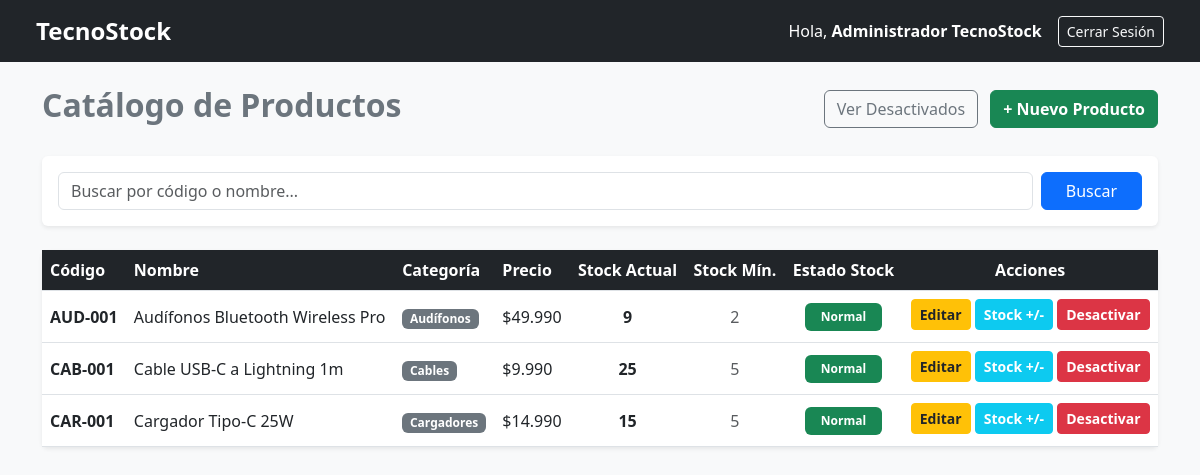
The app's page /productos.php (signed in) with its own data.
### tables this page shows
CREATE TABLE `productos` (
  `id_producto` int(11) NOT NULL,
  `codigo` varchar(50) NOT NULL,
  `nombre` varchar(150) NOT NULL,
  `descripcion` text DEFAULT NULL,
  `descripción` text DEFAULT NULL,
  `precio` decimal(10,2) NOT NULL,
  `stock_actual` int(11) NOT NULL DEFAULT 0,
  `stock_minimo` int(11) NOT NULL DEFAULT 0,
  `estado` tinyint(1) NOT NULL DEFAULT 1,
  `id_categoria` int(11) NOT NULL
);

CREATE TABLE `categoria` (
  `id_categoria` int(11) NOT NULL,
  `nombre` varchar(100) NOT NULL,
  `descripción` varchar(250) DEFAULT NULL,
  `estado` tinyint(1) NOT NULL DEFAULT 1
);

### productos.php (the view, shortened to what this page needs)
<?php
require_once 'conexion.php';
$busqueda = isset($_GET['buscar']) ? trim($_GET['buscar']) : '';
try {
    if (!empty($busqueda)) {
        $sql = "SELECT p.*, c.nombre AS categoria_nombre
                FROM productos p
                LEFT JOIN categoria c ON p.id_categoria = c.id_categoria
                WHERE (p.codigo LIKE :buscar1 OR p.nombre LIKE :buscar2)
                  AND p.estado = 1
                ORDER BY p.nombre ASC";
        $stmt = $pdo->prepare($sql);
        $stmt->execute([
            ':buscar1' => '%' . $busqueda . '%',
            ':buscar2' => '%' . $busqueda . '%'
        ]);
    } else {
        $sql = "SELECT p.*, c.nombre AS categoria_nombre
                FROM productos p
                LEFT JOIN categoria c ON p.id_categoria = c.id_categoria
                WHERE p.estado = 1
                ORDER BY p.nombre ASC";
        $stmt = $pdo->query($sql);
    }
    $productos = $stmt->fetchAll();
} catch (PDOException $e) {
    die("Error en la consulta: " . $e->getMessage());
}
?>
<!DOCTYPE html>
<html lang="es">
<head>
    <link href="https://cdn.jsdelivr.net/npm/bootstrap@5.3.0/dist/css/bootstrap.min.css" rel="stylesheet">
</head>
<body class="bg-light">
<nav class="navbar navbar-expand-lg navbar-dark bg-dark px-4 mb-4">
    <div class="container-fluid">
        <a class="navbar-brand" href="productos.php">TecnoStock</a>
        <div class="d-flex align-items-center">
            <span class="text-white me-3">
                Hola, <strong><?php echo htmlspecialchars($_SESSION['usuario_nombre'] ?? 'Administrador TecnoStock'); ?></strong>
            </span>
            <a href="logout.php" class="btn btn-outline-light btn-sm">Cerrar Sesión</a>
        </div>
    </div>
</nav>
<div class="container pb-5">
    <div class="d-flex justify-content-between align-items-center mb-4">
        <h2 class="fw-bold text-secondary">Catálogo de Productos</h2>
        <div>
            <a href="productos_inactivos.php" class="btn btn-outline-secondary me-2">Ver Desactivados</a>
            <a href="agregar_producto.php" class="btn btn-success fw-semibold">+ Nuevo Producto</a>
        </div>
    </div>
    <div class="card shadow-sm border-0 mb-4">
        <div class="card-body">
            <form action="productos.php" method="GET" class="row g-2">
                <div class="col">
                    <input type="text" name="buscar" class="form-control"
                           placeholder="Buscar por código o nombre..."
                           value="<?php echo htmlspecialchars($busqueda); ?>">
                </div>
                <div class="col-auto">
                    <button type="submit" class="btn btn-primary px-4">Buscar</button>
                </div>
            </form>
        </div>
    </div>
    <div class="card shadow-sm border-0">
        <div class="card-body p-0">
            <div class="table-responsive">
                <table class="table table-hover align-middle mb-0">
                    <thead class="table-dark-header">
                        <tr>
                            <th>Código</th>
                            <th>Nombre</th>
                            <th>Categoría</th>
                            <th>Precio</th>
                            <th class="text-center">Stock Actual</th>
                            <th class="text-center">Stock Mín.</th>
                            <th class="text-center">Estado Stock</th>
                            <th class="text-center">Acciones</th>
                        </tr>
                    </thead>
                    <tbody>
                        <?php if (empty($productos)): ?>
                            <tr>
                                <td colspan="8" class="text-center py-4 text-muted">
                                    No se encontraron productos registrados.
                                </td>
                            </tr>
                        <?php else: ?>
                            <?php foreach ($productos as $prod): ?>
                                <tr>
                                    <td><strong><?php echo htmlspecialchars($prod['codigo']); ?></strong></td>
                                    <td><?php echo htmlspecialchars($prod['nombre']); ?></td>
                                    <td>
                                        <span class="badge bg-secondary">
                                            <?php echo htmlspecialchars($prod['categoria_nombre'] ?? 'Sin Categoría'); ?>
                                        </span>
                                    </td>
                                    <td>$<?php echo number_format($prod['precio'], 0, ',', '.'); ?></td>
                                    <td class="text-center fw-bold"><?php echo $prod['stock_actual']; ?></td>
                                    <td class="text-center text-muted"><?php echo $prod['stock_minimo']; ?></td>
                                    <td class="text-center">
                                        <?php if ($prod['stock_actual'] < $prod['stock_minimo']): ?>
                                            <span class="badge bg-danger px-3 py-2">⚠️ Stock Bajo</span>
                                        <?php else: ?>
                                            <span class="badge bg-success px-3 py-2">Normal</span>
                                        <?php endif; ?>
                                    </td>
                                    <td class="text-center">
                                        <a href="editar_producto.php?id=<?php echo $prod['id_producto']; ?>"
                                           class="btn btn-sm btn-warning fw-semibold text-dark mb-1">
                                            Editar
                                        </a>
                                        <a href="movimiento.php?id=<?php echo $prod['id_producto']; ?>"
                                           class="btn btn-sm btn-info text-white fw-semibold mb-1">
                                            Stock +/-
                                        </a>
                                        <a href="desactivar_producto.php?id=<?php echo $prod['id_producto']; ?>"
                                           class="btn btn-sm btn-danger fw-semibold mb-1"
                                           onclick="return confirm('¿Está seguro de que desea desactivar este producto?');">
                                            Desactivar
                                        </a>
                                    </td>
                                </tr>
                            <?php endforeach; ?>
                        <?php endif; ?>
                    </tbody>
                </table>
            </div>
        </div>
    </div>
</div>
</body>
</html>

### productos.php (style rules this page uses)
.navbar-brand { font-weight: bold; font-size: 1.5rem; }
.table-dark-header th { background-color: #212529; color: #ffffff; }

### records on screen
productos: codigo "AUD-001", nombre "Audífonos Bluetooth Wireless Pro", id_categoria.nombre "Audífonos", precio "49.990", stock_actual "9", stock_minimo "2", shows "Normal"
productos: codigo "CAB-001", nombre "Cable USB-C a Lightning 1m", id_categoria.nombre "Cables", precio "9.990", stock_actual "25", stock_minimo "5", shows "Normal"
productos: codigo "CAR-001", nombre "Cargador Tipo-C 25W", id_categoria.nombre "Cargadores", precio "14.990", stock_actual "15", stock_minimo "5", shows "Normal"

### other values on screen
$_SESSION['usuario_nombre'] "Administrador TecnoStock"
